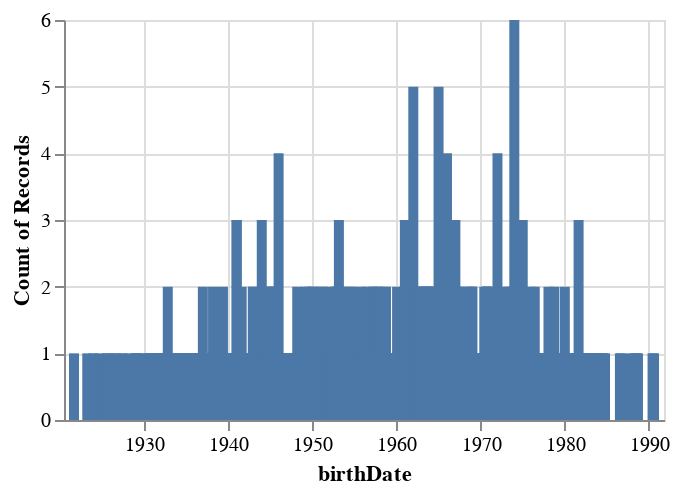

The notebook cell this image was saved under:
### Code cell
alt.Chart(df.dropna()).mark_bar().encode(
    y='count():Q',
    x=alt.X('birthDate:T')
).properties(
    height = 200
)

### Figure 1 — Vega-Lite specification as saved in the notebook (floating-point values rounded to 4 significant figures; data arrays with more than 128 entries replaced by an {"elided": "..."} marker saying what was removed)
{"config": {"view": {"continuousWidth": 300, "continuousHeight": 300}}, "data": {"name": "data-d05ebb7f93e2ff4969024940bd8f15e5"}, "mark": {"type": "bar"}, "encoding": {"x": {"field": "birthDate", "type": "temporal"}, "y": {"aggregate": "count", "type": "quantitative"}}, "height": 200, "$schema": "https://vega.github.io/schema/vega-lite/v5.14.1.json", "datasets": {"data-d05ebb7f93e2ff4969024940bd8f15e5": {"elided": "1112 records"}}}
